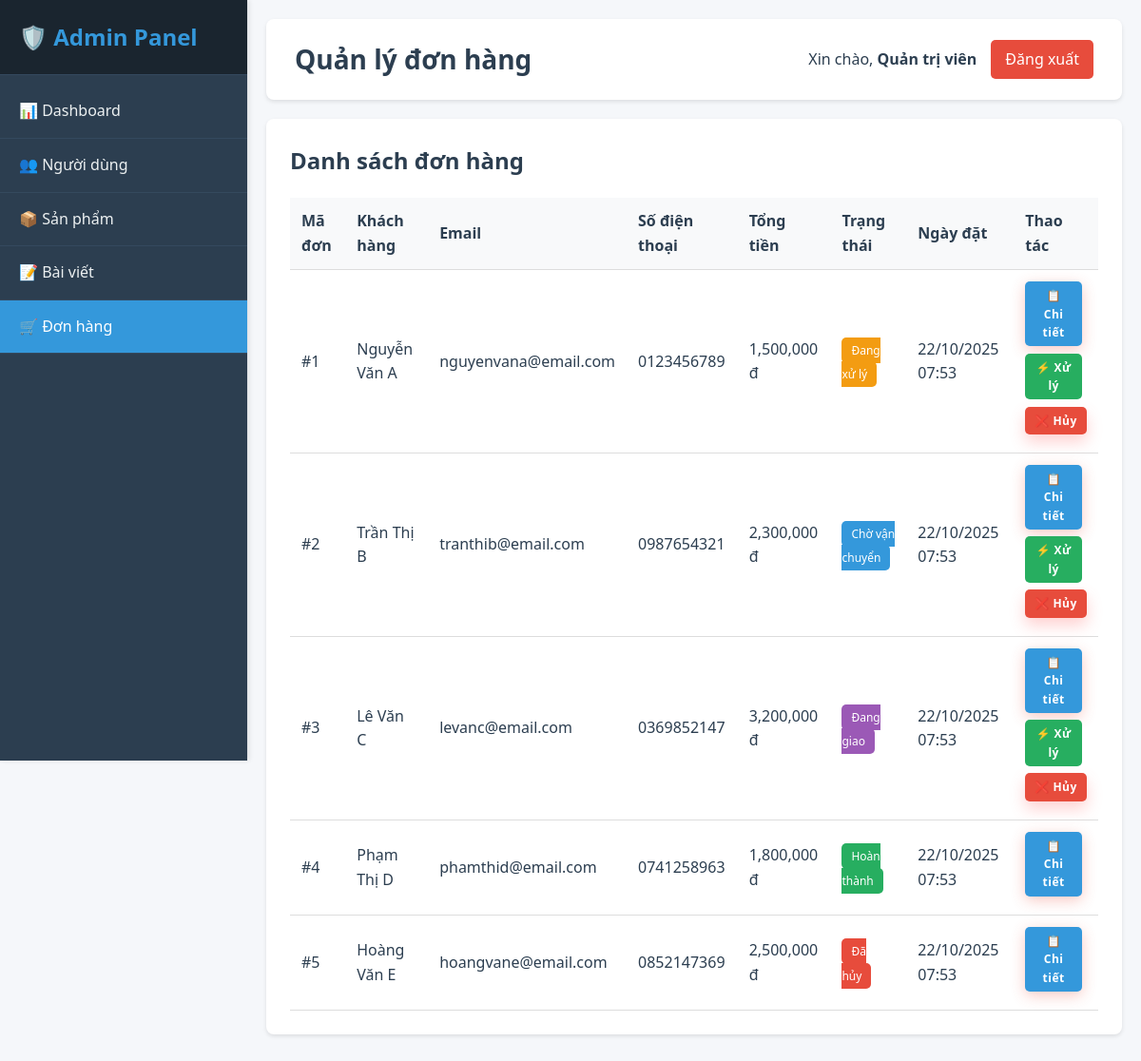
/index.php?action=admin&page=orders&sub=list (signed in), run on the app's committed database.
### tables this page shows
CREATE TABLE IF NOT EXISTS orders (
    id INT AUTO_INCREMENT PRIMARY KEY,
    customer_name VARCHAR(255) NOT NULL,
    customer_email VARCHAR(255) NOT NULL,
    customer_phone VARCHAR(20) NOT NULL,
    customer_address TEXT NOT NULL,
    payment_method VARCHAR(50) NOT NULL,
    total_amount DECIMAL(10,2) NOT NULL,
    status ENUM('processing', 'waiting_shipping', 'shipping', 'completed', 'cancelled') DEFAULT 'processing',
    created_at TIMESTAMP DEFAULT CURRENT_TIMESTAMP
);

### config/database.php (called while the page is built, shortened)
<?php
class Database {
    private $host = 'localhost';
    private $db_name = 'shoe_store';
    private $username = 'root';
    private $password = '';
    public function getConnection() {
        $this->conn = null;
        try {
            $this->conn = new PDO("mysql:host=" . $this->host . ";dbname=" . $this->db_name,
                                $this->username, $this->password);
            $this->conn->setAttribute(PDO::ATTR_ERRMODE, PDO::ERRMODE_EXCEPTION);
            $this->conn->exec("set names utf8");
        } catch(PDOException $exception) {
            echo "Connection error: " . $exception->getMessage();
        }
        return $this->conn;
    }
}
?>

### models/Order.php (called while the page is built, shortened)
<?php
class Order {
    private $conn;
    private $table_name = "orders";
    public function __construct($db) {
        $this->conn = $db;
    }
    public function getAllOrders() {
        $query = "SELECT * FROM " . $this->table_name . " ORDER BY created_at DESC";
        $stmt = $this->conn->prepare($query);
        $stmt->execute();
        return $stmt->fetchAll(PDO::FETCH_ASSOC);
    }
}
?>

### views/admin/orders/list.php (the view)
<div class="content-box">
    <h2 style="margin-bottom: 20px; color: #2c3e50;">Danh sách đơn hàng</h2>
    <table class="table">
        <thead>
            <tr>
                <th>Mã đơn</th>
                <th>Khách hàng</th>
                <th>Email</th>
                <th>Số điện thoại</th>
                <th>Tổng tiền</th>
                <th>Trạng thái</th>
                <th>Ngày đặt</th>
                <th>Thao tác</th>
            </tr>
        </thead>
        <tbody>
            <?php if (count($orders) > 0): ?>
                <?php foreach ($orders as $order): ?>
                    <tr>
                        <td>#<?php echo $order['id']; ?></td>
                        <td><?php echo htmlspecialchars($order['customer_name']); ?></td>
                        <td><?php echo htmlspecialchars($order['customer_email']); ?></td>
                        <td><?php echo htmlspecialchars($order['customer_phone']); ?></td>
                        <td><?php echo number_format($order['total_amount']); ?> đ</td>
                        <td>
                            <?php
                            $status_labels = [
                                'processing' => 'Đang xử lý',
                                'waiting_shipping' => 'Chờ vận chuyển',
                                'shipping' => 'Đang giao',
                                'completed' => 'Hoàn thành',
                                'cancelled' => 'Đã hủy'
                            ];
                            $status_colors = [
                                'processing' => '#f39c12',
                                'waiting_shipping' => '#3498db',
                                'shipping' => '#9b59b6',
                                'completed' => '#27ae60',
                                'cancelled' => '#e74c3c'
                            ];
                            $status = isset($order['status']) && !empty($order['status']) ? $order['status'] : 'processing';
                            $status_label = isset($status_labels[$status]) ? $status_labels[$status] : 'Không xác định';
                            $status_color = isset($status_colors[$status]) ? $status_colors[$status] : '#95a5a6';
                            ?>
                            <span style="padding: 5px 10px; background: <?php echo $status_color; ?>; color: white; border-radius: 5px; font-size: 12px;">
                                <?php echo $status_label; ?>
                            </span>
                        </td>
                        <td><?php echo date('d/m/Y H:i', strtotime($order['created_at'])); ?></td>
                        <td>
                            <a href="index.php?action=admin&page=orders&sub=detail&id=<?php echo $order['id']; ?>" class="btn btn-primary" style="padding: 5px 10px; font-size: 12px; margin-right: 5px;">📋 Chi tiết</a>
                            <?php if ($status != 'completed' && $status != 'cancelled'): ?>
                                <a href="index.php?action=admin&page=orders&sub=detail&id=<?php echo $order['id']; ?>" class="btn btn-success" style="padding: 5px 10px; font-size: 12px; margin-right: 5px;">⚡ Xử lý</a>
                                <a href="index.php?action=admin&page=orders&sub=cancel&id=<?php echo $order['id']; ?>"
                                   class="btn btn-danger"
                                   onclick="return confirm('Bạn có chắc chắn muốn hủy đơn hàng #<?php echo $order['id']; ?>?');"
                                   style="padding: 5px 10px; font-size: 12px;">❌ Hủy</a>
                            <?php endif; ?>
                        </td>
                    </tr>
                <?php endforeach; ?>
            <?php else: ?>
                <tr>
                    <td colspan="8" style="text-align: center; color: #999;">Chưa có đơn hàng nào</td>
                </tr>
            <?php endif; ?>
        </tbody>
    </table>
</div>

### assets/css/style.css (style rules this page uses)
* { margin: 0; padding: 0; box-sizing: border-box; }
body { font-family: 'Segoe UI', Tahoma, Geneva, Verdana, sans-serif; line-height: 1.6; color: #2c3e50; background-color: #fafbfc; font-size: 16px; }
.btn { display: inline-block; padding: 0.875rem 2rem; text-decoration: none; border-radius: 8px; font-weight: 600; font-size: 0.95rem; transition: all 0.3s ease; border: none; cursor: pointer; position: relative; overflow: hidden; text-align: center; letter-spacing: 0.5px; }
.btn::before { content: ''; position: absolute; top: 0; left: -100%; width: 100%; height: 100%; background: linear-gradient(90deg, transparent, rgba(255,255,255,0.2), transparent); transition: left 0.5s; }
.btn-primary { background: linear-gradient(135deg, #e74c3c 0%, #c0392b 100%); color: white; box-shadow: 0 4px 15px rgba(231, 76, 60, 0.3); }
.btn-danger { background: linear-gradient(135deg, #ff6b6b 0%, #ee5a24 100%); color: white; border: none; padding: 1rem 2rem; border-radius: 25px; font-weight: 700; transition: all 0.4s cubic-bezier(0.175, 0.885, 0.32, 1.275); display: inline-flex; align-items: center; gap: 0.75rem; cursor: pointer; font-size: 0.95rem; text-decoration: none; box-shadow: 0 8px 16px rgba(255, 107, 107, 0.3); position: relative; overflow: hidden; }
.btn-danger::before { content: ''; position: absolute; top: 0; left: -100%; width: 100%; height: 100%; background: linear-gradient(90deg, transparent, rgba(255,255,255,0.2), transparent); transition: left 0.5s; }
html { scroll-behavior: smooth; }

### views/admin/layout/header.php (style rules this page uses)
* { margin: 0; padding: 0; box-sizing: border-box; }
body { font-family: 'Segoe UI', Tahoma, Geneva, Verdana, sans-serif; background: #f5f7fa; }
.content-box { background: white; padding: 25px; border-radius: 8px; box-shadow: 0 2px 4px rgba(0,0,0,0.1); margin-bottom: 20px; }
.btn { padding: 10px 20px; border: none; border-radius: 5px; cursor: pointer; text-decoration: none; display: inline-block; transition: all 0.3s; }
.btn-primary { background: #3498db; color: white; }
.btn-success { background: #27ae60; color: white; }
.btn-danger { background: #e74c3c; color: white; }
.table { width: 100%; border-collapse: collapse; margin-top: 20px; }
.table th, .table td { padding: 12px; text-align: left; border-bottom: 1px solid #ddd; }
.table th { background: #f8f9fa; font-weight: 600; color: #2c3e50; }

### data on the page
orders: id "1", customer_name "Nguyễn Văn A", customer_email "nguyenvana@email.com", customer_phone "0123456789", total_amount "1,500,000", status "Đang xử lý", created_at "22/10/2025 07:53"
orders: id "2", customer_name "Trần Thị B", customer_email "tranthib@email.com", customer_phone "0987654321", total_amount "2,300,000", status "Chờ vận chuyển", created_at "22/10/2025 07:53"
orders: id "3", customer_name "Lê Văn C", customer_email "levanc@email.com", customer_phone "0369852147", total_amount "3,200,000", status "Đang giao", created_at "22/10/2025 07:53"
orders: id "4", customer_name "Phạm Thị D", customer_email "phamthid@email.com", customer_phone "0741258963", total_amount "1,800,000", status "Hoàn thành", created_at "22/10/2025 07:53"
orders: id "5", customer_name "Hoàng Văn E", customer_email "hoangvane@email.com", customer_phone "0852147369", total_amount "2,500,000", status "Đã hủy", created_at "22/10/2025 07:53"

### other printed values
$page_title "Quản lý đơn hàng"
$_SESSION['user_full_name'] "Quản trị viên"
